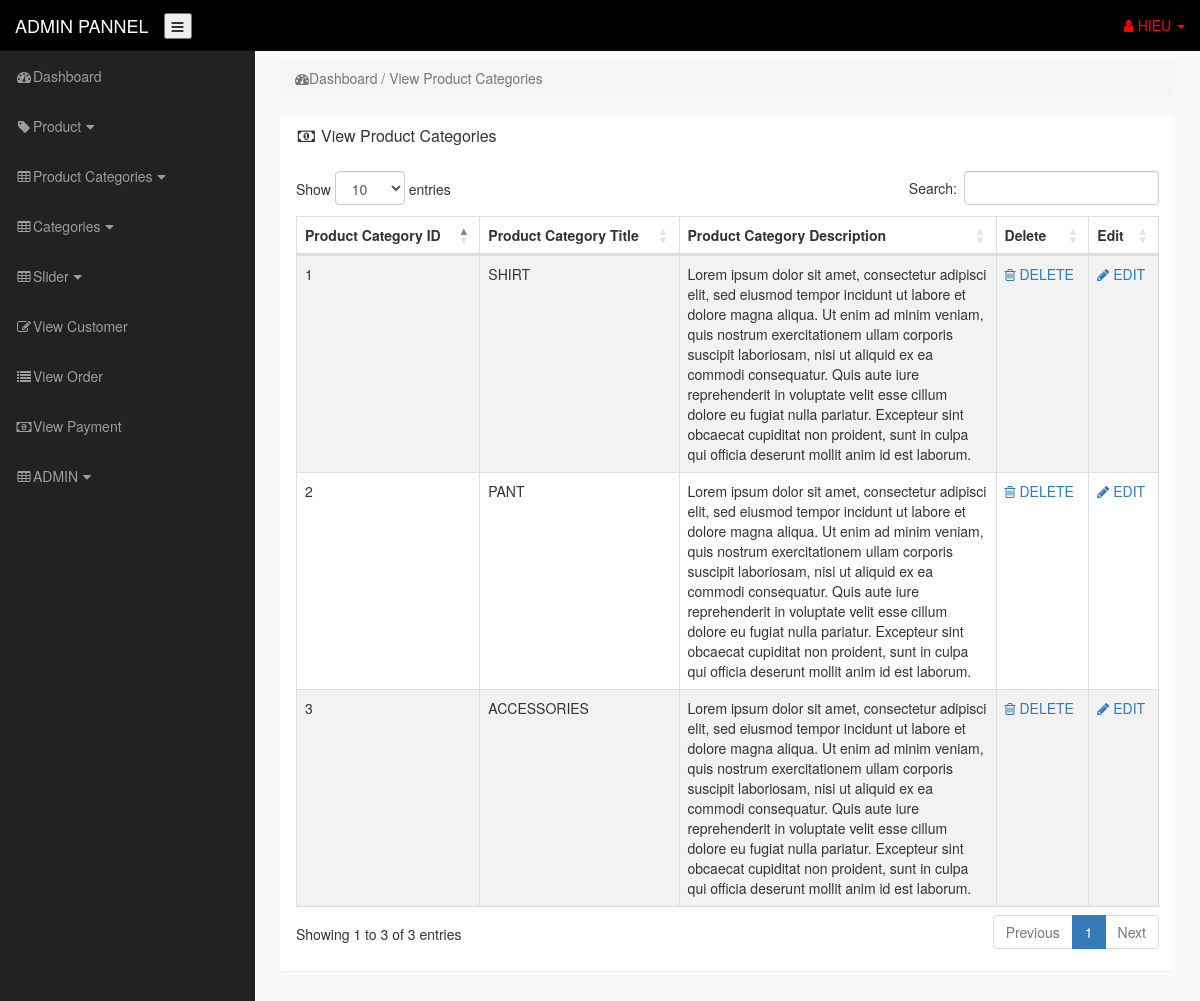
Page /admin_area/index.php?view_product_cat (signed in) on the committed database.
### tables this page shows
CREATE TABLE `product_category` (
  `p_cat_id` int(10) NOT NULL,
  `p_cat_title` text NOT NULL,
  `p_cat_desc` text NOT NULL
);

### admin_area/view_p_cat.php (the view)
<?php
include('includes/db.php');
if (!isset($_SESSION['admin_email'])) {
    echo "<script> window.open('login.php','_self') </script>";
} else {
?>
<div class="row">
        <div class="col-lg-12">
            <ol class="breadcrumb">
                <li class="active">
                    <i class="fa fa-dashboard"></i>Dashboard / View Product Categories
                </li>
            </ol>
        </div>
    </div>
    <div class="row">
        <div class="col-lg-12">
            <div class="panel panel default">
                <div class="panel-heading">
                    <h3 class="panel-title">
                        <i class="fa fa-money fa-fw"></i> View Product Categories
                    </h3>
                </div>
                <div class="panel-body">
                    <div class="table-responsive">
                        <table class="table table-bordered table-hover table-striped" id="example">
                            <thead>
                                <tr>
                                    <th>Product Category ID</th>
                                    <th>Product Category Title</th>
                                    <th>Product Category Description</th>
                                    <th>Delete</th>
                                    <th>Edit</th>
                                </tr>
                            </thead>
                            <tbody>
                                <?php
                                $i=0;
                                $get_p_cats="select * from product_category";
                                $run_p_cats=mysqli_query($con,$get_p_cats);
                                while($row_p_cats=mysqli_fetch_array($run_p_cats)){
                                    $p_cat_id=$row_p_cats['p_cat_id'];
                                    $p_cat_title=$row_p_cats['p_cat_title'];
                                    $p_cat_desc=$row_p_cats['p_cat_desc'];
                                    $i++;
                                ?>
                                <tr>
                                    <td><?php echo $i ?></td>
                                    <td><?php echo $p_cat_title?></td>
                                    <td width="300"><?php echo $p_cat_desc?></td>
                                    <td>
                                        <a onclick="return Del('<?php echo $p_cat_title ;?>')" href="index.php?delete_p_cat=<?php echo $p_cat_id ?>">
                                                <i class="fa fa-trash-o"></i> DELETE
                                        </a>
                                    </td>
                                    <td>
                                        <a href="index.php?edit_p_cat=<?php echo $p_cat_id ?>">
                                                <i class="fa fa-pencil"></i> EDIT
                                        </a>
                                    </td>
                                </tr>
                                <?php } ?>
                            </tbody>
                        </table>
                    </div>
                </div>
            </div>
        </div>
    </div>
<?php } ?>

### admin_area/includes/sidebar.php (shortened to what this page needs)
<?php
if(!isset($_SESSION['admin_email']))
{
    echo"<script> window.open('login.php','_self') </script>";
}else{
?>
<nav class="navbar navbar-inverse navbar-fixed-top" style="background-color:black">
    <div class="navbar-header">
        <button type="button" class="navbar-toogle" data-toggle="collapse" data-target=".navbar-ex1-collapse">
            <i class="fa fa-bars"></i>
        </button>
        <a href="index.php?dashboard" class="navbar-brand home " >ADMIN PANNEL</a>
    </div>
    <ul class="nav navbar-right top-nav">
        <li class="dropdown">
            <a href="#" class="dropdown-toggle" data-toggle="dropdown">
                <i class="fa fa-user"></i> <?php echo $admin_name ?> <b class="caret"></b >
            </a>
        </li>
    </ul>
    <div class="collapse navbar-collapse navbar-ex1-collapse">
        <ul class="nav navbar-nav side-nav">
            <li>
                <a href="index.php?dashboard">
                    <i class="fa fa-fw fa-dashboard"></i>Dashboard
                </a>
            </li>
            <li>
                <a href="#" data-toggle="collapse" data-target="#products"> <i class="fa fa-fw fa-tag"></i>Product<i class="fa fa-fw fa-caret-down"></i></a>
            </li>
            <li>
                <a href="#" data-toggle="collapse" data-target="#product_cat"> <i class="fa fa-fw fa-table"></i>Product Categories<i class="fa fa-fw fa-caret-down"></i></a>
            </li>
            <li>
                <a href="#" data-toggle="collapse" data-target="#category"> <i class="fa fa-fw fa-table"></i>Categories<i class="fa fa-fw fa-caret-down"></i></a>
            </li>
            <li>
                <a href="#" data-toggle="collapse" data-target="#slider"> <i class="fa fa-fw fa-table"></i>Slider<i class="fa fa-fw fa-caret-down"></i></a>
            </li>
            <li>
                <a href="index.php?view_customer">
                    <i class="fa fa-fw fa-edit"></i>View Customer
                </a>
            </li>
            <li>
                <a href="index.php?view_order">
                    <i class="fa fa-fw fa-list"></i>View Order
                </a>
            </li>
            <li>
                <a href="index.php?view_payments">
                    <i class="fa fa-fw fa-money"></i>View Payment
                </a>
            </li>
            <li>
                <a href="#" data-toggle="collapse" data-target="#user"> <i class="fa fa-fw fa-table"></i>ADMIN<i class="fa fa-fw fa-caret-down"></i></a>
            </li>
        </ul>
    </div>
</nav>
<?php } ?>

### admin_area/css/style.css (style rules this page uses)
body { margin-top:100px; }
@media (min-width: 768px) { body { margin-top: 50px; } }
.top-nav { padding: 0 15px; }
.top-nav >li { float:left; display:inline-block; }
.top-nav>li>a { color:red; padding-top: 15px; padding-bottom: 15px; line-height:20px; }
@media (min-width:768px) { .side-nav { position:fixed; top:51px; width:255px; border-radius: 0; overflow-y: auto; background-color:#222; bottom: 0; overflow-x: hidden; padding-bottom: 40px; } }
@media (min-width:768px) { .side-nav>li>a { width:255px; } }
.panel-body { border-radius: 5px; }
.navbar-toogle { margin-top:13px; }

### rows in the picture
product_category: p_cat_title "SHIRT", p_cat_desc "Lorem ipsum dolor sit amet, consectetur adipisci elit, sed eiusmod tempor incidunt ut labore et dolore magna aliqua. Ut enim ad minim veniam, quis nostrum exercitationem ullam corporis suscipit laboriosam, nisi ut aliquid ex ea commodi consequatur. Quis aute iure reprehenderit in voluptate velit esse cillum dolore eu fugiat nulla pariatur. Excepteur sint obcaecat cupiditat non proident, sunt in culpa qui officia deserunt mollit anim id est laborum."
product_category: p_cat_title "PANT", p_cat_desc "Lorem ipsum dolor sit amet, consectetur adipisci elit, sed eiusmod tempor incidunt ut labore et dolore magna aliqua. Ut enim ad minim veniam, quis nostrum exercitationem ullam corporis suscipit laboriosam, nisi ut aliquid ex ea commodi consequatur. Quis aute iure reprehenderit in voluptate velit esse cillum dolore eu fugiat nulla pariatur. Excepteur sint obcaecat cupiditat non proident, sunt in culpa qui officia deserunt mollit anim id est laborum."
product_category: p_cat_title "ACCESSORIES", p_cat_desc "Lorem ipsum dolor sit amet, consectetur adipisci elit, sed eiusmod tempor incidunt ut labore et dolore magna aliqua. Ut enim ad minim veniam, quis nostrum exercitationem ullam corporis suscipit laboriosam, nisi ut aliquid ex ea commodi consequatur. Quis aute iure reprehenderit in voluptate velit esse cillum dolore eu fugiat nulla pariatur. Excepteur sint obcaecat cupiditat non proident, sunt in culpa qui officia deserunt mollit anim id est laborum."

### other values in the picture
$admin_name "HIEU"
